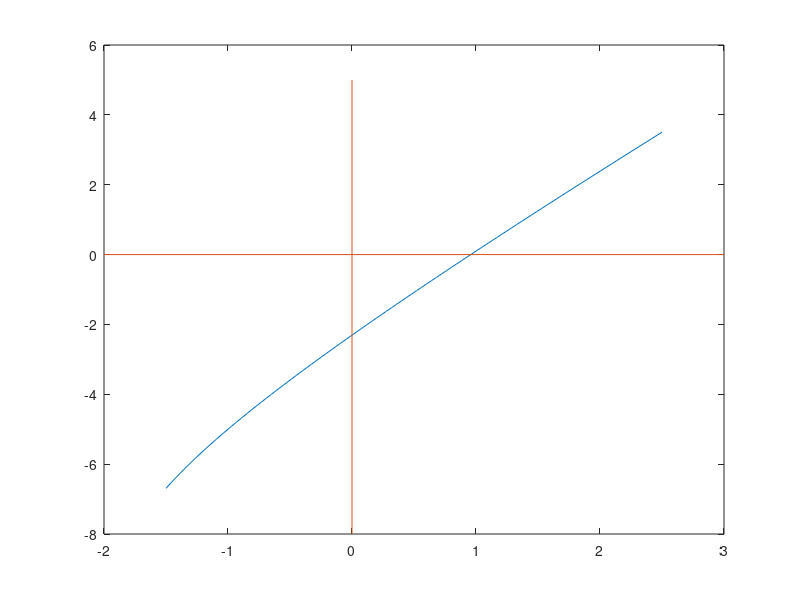

Write the MATLAB code that produced this figure. (Note: this script raises an error after producing the figure.)
%Hanung Yoga Adi Pramono_L0325026
x = linspace(-1.5,2.5);
f = @(x) log(x+2)+2*x-3;
y = f(x);
plot(x,y)

line([-2,3],[0,0])
line([0,0],[-8,5])

gtext('y = log(x+2)+2x-3')
gtext('Akar')
